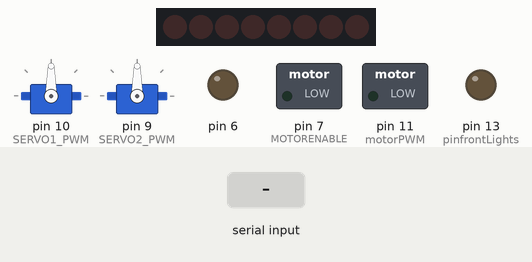
Simulated run of this sketch. Board: Arduino Uno, built with avr-gcc and run on an emulated ATmega328P. On the bench: 8 shift-register outputs drawn as a row of LEDs (first output left, lit = HIGH), 2 × servo, switched loads named in the sketch (green lamp = pin HIGH), output pins drawn as LEDs (lit = HIGH). Wiring (inferred from the names in the program): shift register (74HC595): data pin 8; shift clock pin 4; latch pin 12. Wiring (inferred from the signals the program sends): row of LEDs: on Q0, Q1, Q2, Q3, Q4, Q5, Q6, Q7. Inputs (shaded band) come from the test bench. Pins used as bus, display or sensor lines are not drawn; what the sketch prints to the serial monitor is not drawn.

Above: at 1.2 s.
1.3 s: "I" received over the second serial link
At 1.7 s:
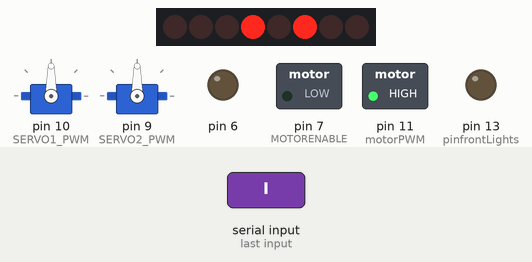
3.3 s: "W" received over the second serial link
At 3.7 s:
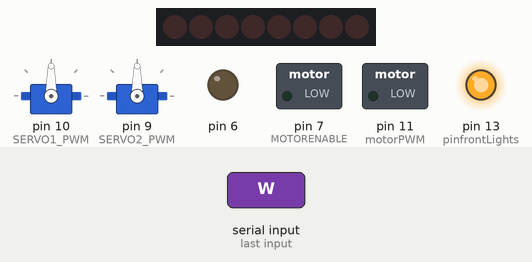
Timing chart, 0 to 6.3 s (numbered marks = the images above; inputs shaded):
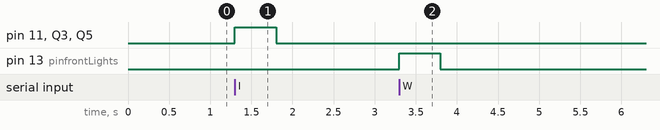

The sketch:

bluecar.ino
```cpp
#include <Servo.h>
#include <SoftwareSerial.h>

SoftwareSerial BT(A1, A2);
// creates a "virtual" serial port/UART
// connect BT module TX to D10
// connect BT module RX to D11
// connect BT Vcc to 5V, GND to GND

///////////////  https://sites.google.com/site/bluetoothrccar/home/3BluetoothModulesAndArduinoCode

#define pinfrontLights    13    //Pin that activates the Front lights.
#define pinbackLights     4    //Pin that activates the Back lights.

char command = 'S';
char prevCommand = 'A';
int velocity = 0;
unsigned long timer0 = 2000;  //Stores the time (in millis since execution started)
unsigned long timer1 = 0;  //Stores the time when the last command was received from the phone


// Arduino pins for the shift register
#define MOTORLATCH 12
#define MOTORCLK 4
#define MOTORENABLE 7
#define MOTORDATA 8

// 8-bit bus after the 74HC595 shift register
// (not Arduino pins)
// These are used to set the direction of the bridge driver.
#define MOTOR1_A 2
#define MOTOR1_B 3
#define MOTOR2_A 1
#define MOTOR2_B 4
#define MOTOR3_A 5
#define MOTOR3_B 7
#define MOTOR4_A 0
#define MOTOR4_B 6

// Arduino pins for the PWM signals.
#define MOTOR1_PWM 11
#define MOTOR2_PWM 3
#define MOTOR3_PWM 6
#define MOTOR4_PWM 5
#define SERVO1_PWM 10
#define SERVO2_PWM 9

// Codes for the motor function.
#define FORWARD 1
#define BACKWARD 2
#define BRAKE 3
#define RELEASE 4


// Declare classes for Servo connectors of the MotorShield.
Servo servo_1;
Servo servo_2;


void setup()
{
  Serial.begin(9600);
  Serial.println("Simple Motor Shield sketch");

  // set digital pin to control as an output
  pinMode(13, OUTPUT);
  // set the data rate for the SoftwareSerial port
  BT.begin(9600);
  // Send test message to other device
  BT.println("Hello from Arduino");

  // Use the default "Servo" library of Arduino.
  // Attach the pin number to the servo library.
  // This might also set the servo in the middle position.
  servo_1.attach(SERVO1_PWM);
  servo_2.attach(SERVO2_PWM);
}


void loop(){
  if (BT.available())
  // if text arrived in from BT serial...
  {
    timer1 = millis();
    prevCommand = command;
    command = (BT.read());
    //Change pin mode only if new command is different from previous.
    if(command!=prevCommand){
      //Serial.println(command);
      switch(command){
      case 'F':
        motor(3, FORWARD, velocity);
        break;
      case 'B':
        motor(3, BACKWARD, velocity);
        break;
      case 'L':
        motor(1, FORWARD, 255);
        break;
      case 'R':
        motor(1, BACKWARD, 255);
        break;
      case 'S':
        motor(1, RELEASE, 0);
        motor(3, RELEASE, 0);
        break;
      case 'I':  //FR
        motor(3, FORWARD, velocity);
        motor(1, BACKWARD, 255);
        break;
      case 'J':  //BR
        motor(3, BACKWARD, velocity);
        motor(1, BACKWARD, 255);
        break;
      case 'G':  //FL
        motor(3, FORWARD, velocity);
        motor(1, FORWARD, 255);
        break;
      case 'H':  //BL
        motor(3, BACKWARD, velocity);
        motor(1, FORWARD, 255);
        break;
      case 'W':  //Font ON
        digitalWrite(pinfrontLights, HIGH);
        break;
      case 'w':  //Font OFF
        digitalWrite(pinfrontLights, LOW);
        break;
      case 'U':  //Back ON
        digitalWrite(pinbackLights, HIGH);
        break;
      case 'u':  //Back OFF
        digitalWrite(pinbackLights, LOW);
        break;
      case 'D':  //Everything OFF
        digitalWrite(pinfrontLights, LOW);
        digitalWrite(pinbackLights, LOW);
        motor(1, RELEASE, 0);
        motor(3, RELEASE, 0);
        break;
      default:  //Get velocity
        if(command=='q'){
          velocity = 255;  //Full velocity
          //yellowCar.SetSpeed_4W(velocity);
        }
        else{
          //Chars '0' - '9' have an integer equivalence of 48 - 57, accordingly.
          if((command >= 48) && (command <= 57)){
            //Subtracting 48 changes the range from 48-57 to 0-9.
            //Multiplying by 25 changes the range from 0-9 to 0-225.
            velocity = (command - 48)*25;
           // yellowCar.SetSpeed_4W(velocity);
          }
        }
      }
    }
  }
  else{
    timer0 = millis();  //Get the current time (millis since execution started).
    //Check if it has been 500ms since we received last command.
    if((timer0 - timer1)>500){
      //More tan 500ms have passed since last command received, car is out of range.
      //Therefore stop the car and turn lights off.
      digitalWrite(pinfrontLights, LOW);
      digitalWrite(pinbackLights, LOW);
      motor(1, RELEASE, 0);
      motor(3, RELEASE, 0);
    }
  }
}

void motor(int nMotor, int command, int speed)
{
  int motorA, motorB;

  if (nMotor >= 1 && nMotor <= 4)
  {
    switch (nMotor)
    {
    case 1:
      motorA   = MOTOR1_A;
      motorB   = MOTOR1_B;
      break;
    case 2:
      motorA   = MOTOR2_A;
      motorB   = MOTOR2_B;
      break;
    case 3:
      motorA   = MOTOR3_A;
      motorB   = MOTOR3_B;
      break;
    case 4:
      motorA   = MOTOR4_A;
      motorB   = MOTOR4_B;
      break;
    default:
      break;
    }

    switch (command)
    {
    case FORWARD:
      motor_output (motorA, HIGH, speed);
      motor_output (motorB, LOW, -1);     // -1: no PWM set
      break;
    case BACKWARD:
      motor_output (motorA, LOW, speed);
      motor_output (motorB, HIGH, -1);    // -1: no PWM set
      break;
    case BRAKE:
      // The AdaFruit library didn't implement a brake.
      // The L293D motor driver ic doesn't have a good
      // brake anyway.
      // It uses transistors inside, and not mosfets.
      // Some use a software break, by using a short
      // reverse voltage.
      // This brake will try to brake, by enabling
      // the output and by pulling both outputs to ground.
      // But it isn't a good break.
      motor_output (motorA, LOW, 255); // 255: fully on.
      motor_output (motorB, LOW, -1);  // -1: no PWM set
      break;
    case RELEASE:
      motor_output (motorA, LOW, 0);  // 0: output floating.
      motor_output (motorB, LOW, -1); // -1: no PWM set
      break;
    default:
      break;
    }
  }
}

void motor_output (int output, int high_low, int speed)
{
  int motorPWM;

  switch (output)
  {
  case MOTOR1_A:
  case MOTOR1_B:
    motorPWM = MOTOR1_PWM;
    break;
  case MOTOR2_A:
  case MOTOR2_B:
    motorPWM = MOTOR2_PWM;
    break;
  case MOTOR3_A:
  case MOTOR3_B:
    motorPWM = MOTOR3_PWM;
    break;
  case MOTOR4_A:
  case MOTOR4_B:
    motorPWM = MOTOR4_PWM;
    break;
  default:
    // Use speed as error flag, -3333 = invalid output.
    speed = -3333;
    break;
  }

  if (speed != -3333)
  {
    // Set the direction with the shift register
    // on the MotorShield, even if the speed = -1.
    // In that case the direction will be set, but
    // not the PWM.
    shiftWrite(output, high_low);

    // set PWM only if it is valid
    if (speed >= 0 && speed <= 255)
    {
      analogWrite(motorPWM, speed);
    }
  }
}


void shiftWrite(int output, int high_low)
{
  static int latch_copy;
  static int shift_register_initialized = false;

  // Do the initialization on the fly,
  // at the first time it is used.
  if (!shift_register_initialized)
  {
    // Set pins for shift register to output
    pinMode(MOTORLATCH, OUTPUT);
    pinMode(MOTORENABLE, OUTPUT);
    pinMode(MOTORDATA, OUTPUT);
    pinMode(MOTORCLK, OUTPUT);

    // Set pins for shift register to default value (low);
    digitalWrite(MOTORDATA, LOW);
    digitalWrite(MOTORLATCH, LOW);
    digitalWrite(MOTORCLK, LOW);
    // Enable the shift register, set Enable pin Low.
    digitalWrite(MOTORENABLE, LOW);

    // start with all outputs (of the shift register) low
    latch_copy = 0;

    shift_register_initialized = true;
  }

  // The defines HIGH and LOW are 1 and 0.
  // So this is valid.
  bitWrite(latch_copy, output, high_low);

  // Use the default Arduino 'shiftOut()' function to
  // shift the bits with the MOTORCLK as clock pulse.
  // The 74HC595 shiftregister wants the MSB first.
  // After that, generate a latch pulse with MOTORLATCH.
  shiftOut(MOTORDATA, MOTORCLK, MSBFIRST, latch_copy);
  delayMicroseconds(5);    // For safety, not really needed.
  digitalWrite(MOTORLATCH, HIGH);
  delayMicroseconds(5);    // For safety, not really needed.
  digitalWrite(MOTORLATCH, LOW);
}
```

Measured:
- after the input at 1.3 s, pin 11 (motorPWM), Q3, Q5: LOW → HIGH at once, → LOW 0.50 s later
- after the input at 3.3 s, pin 13 (pinfrontLights): LOW → HIGH at once, → LOW 0.50 s later
